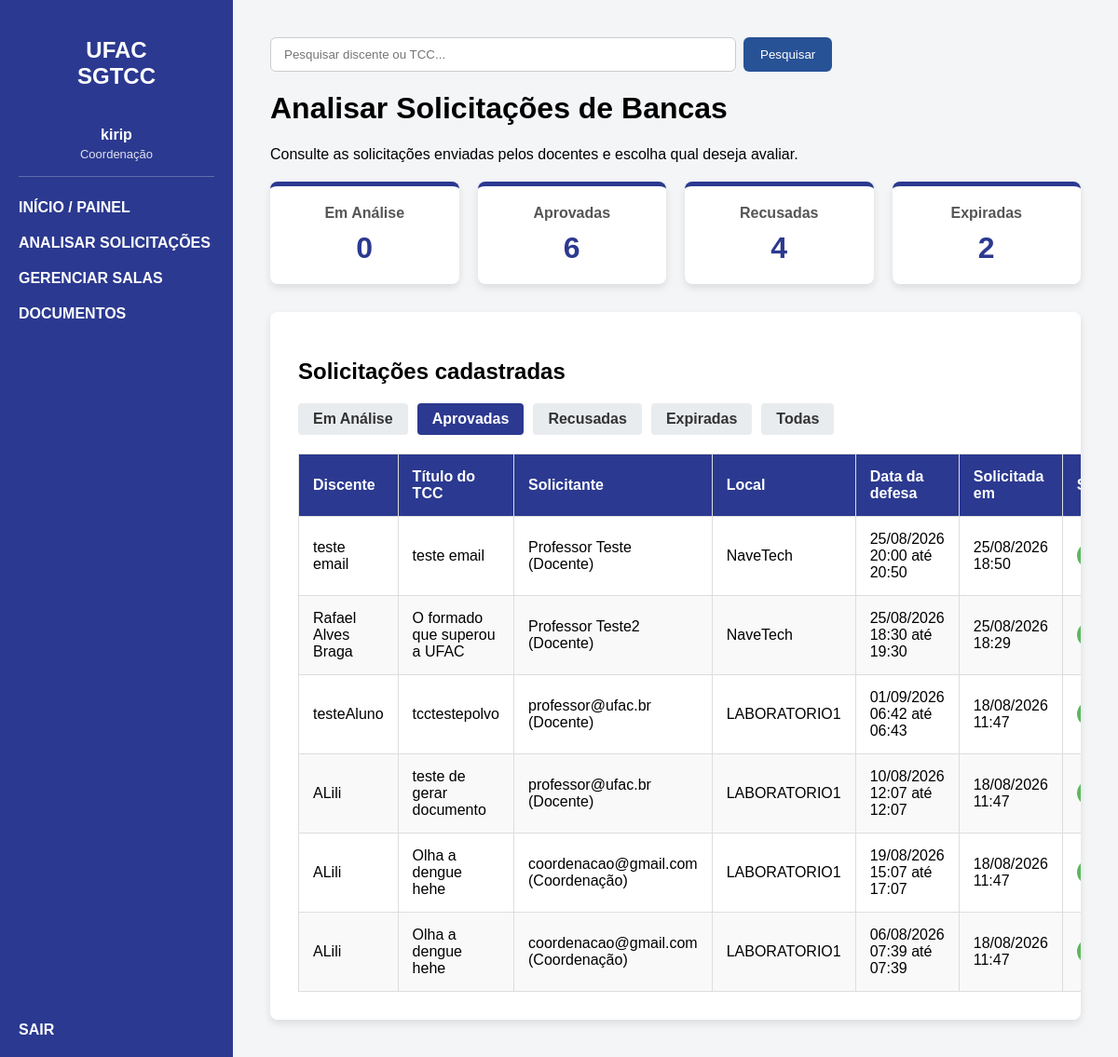
Before: /coordenacao/solicitacoes/?status=APROVADA (signed in) with the older database file.
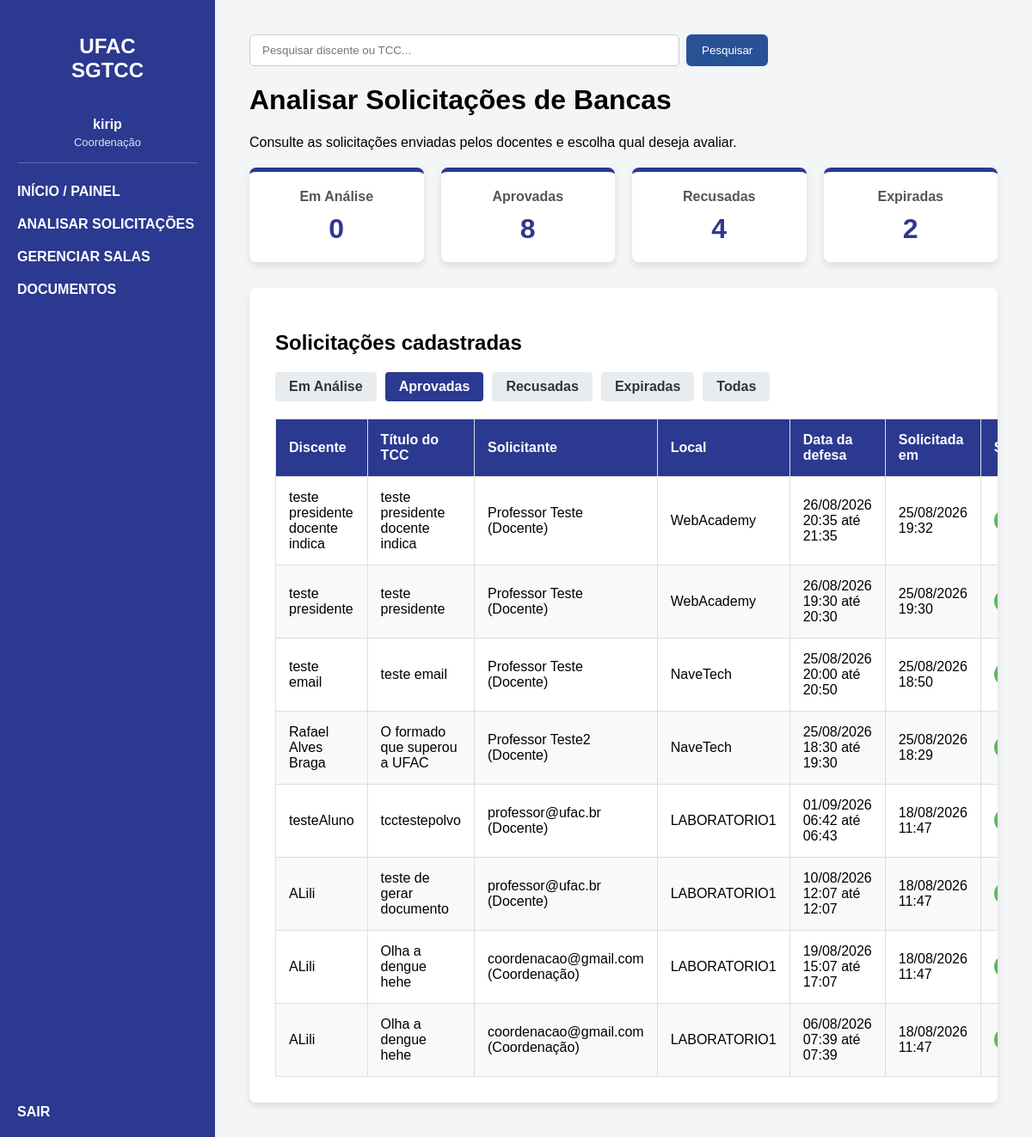
After: the same page with the newer database file.
### bancasapp/models.py (models this page shows, shortened)
class SolicitacaoAgendamento(models.Model):
    STATUS_SOLICITACAO = (
        ('EM_ANÁLISE', 'Em Análise'),
        ('APROVADA', 'Aprovada'),
        ('RECUSADA', 'Recusada'),
        ('EXPIRADA', 'Expirada'),
    )
    usuario_solicitante = models.ForeignKey(
        pUsuario,
        on_delete=models.CASCADE,
        related_name='solicitacoes_enviadas'
    )
    projeto_tcc = models.ForeignKey(
        ProjetoTCC,
        on_delete=models.CASCADE
    )
    espaco = models.ForeignKey(
        EspacoFisico,
        on_delete=models.PROTECT
    )
    opcao_data_inicio = models.DateTimeField()
    opcao_data_fim = models.DateTimeField()
    arquivo_tcc = models.FileField(
        upload_to='tcc/solicitacoes/%Y/%m/',
        validators=[
            FileExtensionValidator(
                allowed_extensions=['pdf']
            )
        ],
        blank=True,
        verbose_name='Arquivo do TCC'
    )
    status = models.CharField(
        max_length=15,
        choices=STATUS_SOLICITACAO,
        default='EM_ANÁLISE'
    )
    data_solicitacao = models.DateTimeField(
        default=timezone.now,
        editable=False
    )
    data_decisao = models.DateTimeField(
        null=True,
        blank=True,
        editable=False
    )
    decidida_por = models.ForeignKey(
        User,
        on_delete=models.SET_NULL,
        null=True,
        blank=True,
        related_name='solicitacoes_decididas',
        editable=False
    )
    motivo_decisao = models.TextField(
        blank=True
    )

class ProjetoTCC(models.Model):
    STATUS_TIPO = (
        ('EM_ANÁLISE', 'Em Análise'),
        ('APROVADO', 'Aprovado'),
        ('RECUSADA', 'Recusada'),
    )
    titulo = models.CharField(max_length=255)
    resumo = models.TextField()
    semestre_letivo = models.CharField(max_length=6)
    discente = models.ForeignKey(Discente, on_delete=models.CASCADE)
    status = models.CharField(max_length=15, choices=STATUS_TIPO, default='EM_ANÁLISE')

class Discente(models.Model):
    nome = models.CharField(max_length=255)
    matricula = models.CharField(max_length=11, unique=True)

class pUsuario(models.Model):
    Tipos_Perfil = (
        ('COORDENACAO', 'Coordenação'),
        ('DOCENTE', 'Docente'),
    )
    TITULACOES_ACADEMICAS = (
        ('PROF', 'Prof.'),
        ('PROFA', 'Profa.'),
        ('PROF_ESP', 'Prof. Esp.'),
        ('PROFA_ESP', 'Profa. Esp.'),
        ('PROF_ME', 'Prof. Me.'),
        ('PROFA_MA', 'Profa. Ma.'),
        ('PROF_DR', 'Prof. Dr.'),
        ('PROFA_DRA', 'Profa. Dra.'),
    )
    usuario = models.OneToOneField(
        User,
        on_delete=models.CASCADE
    )
    perfil = models.CharField(
        max_length=15,
        choices=Tipos_Perfil
    )
    titulacao = models.CharField(
        max_length=12,
        choices=TITULACOES_ACADEMICAS,
        blank=True,
        default='',
        verbose_name='Titulação acadêmica'
    )
    data_cadastro = models.DateTimeField(
        default=timezone.now,
        editable=False
    )
    data_confirmacao_email = models.DateTimeField(
        null=True,
        blank=True,
        editable=False,
        verbose_name='Data de confirmação do e-mail'
    )
    def __str__(self):
        nome_exibicao = (
            self.usuario.get_full_name().strip()
            or self.usuario.username
        )
        return (
            f'{nome_exibicao} '
            f'({self.get_perfil_display()})'
        )

class EspacoFisico(models.Model):
    nome = models.CharField(
        max_length=255
    )
    ativo = models.BooleanField(
        default=True
    )
    class Meta:
        ordering = ['nome']
        verbose_name = 'Espaço físico'
        verbose_name_plural = 'Espaços físicos'

### bancasapp/views.py (the view)
@coordenacao_required
def solicitacoes_coordenacao(request):
    expirar_solicitacoes_vencidas()
    status_atual = request.GET.get(
        'status',
        'EM_ANÁLISE'
    )
    status_permitidos = {
        'EM_ANÁLISE',
        'APROVADA',
        'RECUSADA',
        'EXPIRADA',
        'TODAS',
    }
    if status_atual not in status_permitidos:
        status_atual = 'EM_ANÁLISE'
    consulta = (
        SolicitacaoAgendamento.objects
        .select_related(
            'projeto_tcc',
            'projeto_tcc__discente',
            'espaco',
            'usuario_solicitante',
            'usuario_solicitante__usuario',
            'decidida_por',
        )
        .order_by(
            '-data_solicitacao',
            '-id'
        )
    )
    if status_atual != 'TODAS':
        consulta = consulta.filter(
            status=status_atual
        )
    paginador = Paginator(
        consulta,
        10
    )
    solicitacoes = paginador.get_page(
        request.GET.get('pagina')
    )
    contexto = {
        'solicitacoes': solicitacoes,
        'status_atual': status_atual,
        'total_pendentes': (
            SolicitacaoAgendamento.objects.filter(
                status='EM_ANÁLISE'
            ).count()
        ),
        'total_aprovadas': (
            SolicitacaoAgendamento.objects.filter(
                status='APROVADA'
            ).count()
        ),
        'total_recusadas': (
            SolicitacaoAgendamento.objects.filter(
                status='RECUSADA'
            ).count()
        ),
        'total_expiradas': (
            SolicitacaoAgendamento.objects.filter(
                status='EXPIRADA'
            ).count()
        ),
    }
    return render(
        request,
        'solicitacoes_coordenacao.html',
        contexto
    )

### bancasapp/permissions.py (called while the page is built)
def usuario_e_coordenacao(user):
    if not user.is_authenticated or not user.is_active:
        return False
    if user.is_superuser:
        return True
    return pUsuario.objects.filter(
        usuario=user,
        perfil='COORDENACAO'
    ).exists()

def coordenacao_required(view_func):
    @login_required(login_url='login')
    @wraps(view_func)
    def wrapper(request, *args, **kwargs):
        if usuario_e_coordenacao(request.user):
            return view_func(
                request,
                *args,
                **kwargs
            )
        messages.error(
            request,
            'Apenas a Coordenação pode realizar esta operação.'
        )
        return redirect('dashboard')
    return wrapper

### bancasapp/services.py (called while the page is built)
def expirar_solicitacoes_vencidas():
    return (
        SolicitacaoAgendamento.objects
        .filter(
            status='EM_ANÁLISE',
            opcao_data_inicio__lte=timezone.now(),
        )
        .update(
            status='EXPIRADA'
        )
    )

### templates/solicitacoes_coordenacao.html (shortened to what this page needs)
{% extends 'base.html' %}
{% block content %}
<div class="dashboard-header">
    <h1>Analisar Solicitações de Bancas</h1>
    <p>
        Consulte as solicitações enviadas pelos docentes
        e escolha qual deseja avaliar.
    </p>
</div>
<div class="dashboard-cards">
    <div class="card">
        <h3>Em Análise</h3>
        <p>{{ total_pendentes }}</p>
    </div>
    <div class="card">
        <h3>Aprovadas</h3>
        <p>{{ total_aprovadas }}</p>
    </div>
    <div class="card">
        <h3>Recusadas</h3>
        <p>{{ total_recusadas }}</p>
    </div>
    <div class="card">
        <h3>Expiradas</h3>
        <p>{{ total_expiradas }}</p>
    </div>
</div>
<div
    class="table-container"
    style="margin-top: 30px;"
>
    <h2>Solicitações cadastradas</h2>
    <div class="filter-menu">
        <a
            href="?status=EM_ANÁLISE"
            class="btn-filter {% if status_atual == 'EM_ANÁLISE' %}active{% endif %}"
        >
            Em Análise
        </a>
        <a
            href="?status=APROVADA"
            class="btn-filter {% if status_atual == 'APROVADA' %}active{% endif %}"
        >
            Aprovadas
        </a>
        <a
            href="?status=RECUSADA"
            class="btn-filter {% if status_atual == 'RECUSADA' %}active{% endif %}"
        >
            Recusadas
        </a>
        <a
            href="?status=EXPIRADA"
            class="btn-filter {% if status_atual == 'EXPIRADA' %}active{% endif %}"
        >
            Expiradas
        </a>
        <a
            href="?status=TODAS"
            class="btn-filter {% if status_atual == 'TODAS' %}active{% endif %}"
        >
            Todas
        </a>
    </div>
    {% if solicitacoes %}
        <table>
            <thead>
                <tr>
                    <th>Discente</th>
                    <th>Título do TCC</th>
                    <th>Solicitante</th>
                    <th>Local</th>
                    <th>Data da defesa</th>
                    <th>Solicitada em</th>
                    <th>Status</th>
                </tr>
            </thead>
            <tbody>
                {% for solicitacao in solicitacoes %}
                    <tr>
                        <td>
                            {{ solicitacao.projeto_tcc.discente.nome }}
                        </td>
                        <td>
                            {{ solicitacao.projeto_tcc.titulo }}
                        </td>
                        <td>
                            {{ solicitacao.usuario_solicitante }}
                        </td>
                        <td>
                            {{ solicitacao.espaco.nome }}
                        </td>
                        <td>
                            {{ solicitacao.opcao_data_inicio|date:"d/m/Y H:i" }}
                            até
                            {{ solicitacao.opcao_data_fim|date:"H:i" }}
                        </td>
                        <td>
                            {{ solicitacao.data_solicitacao|date:"d/m/Y H:i" }}
                        </td>
                        <td>
                            {% if solicitacao.status == 'EM_ANÁLISE' %}
                                <span class="status-badge status-analise">
                                    Em Análise
                                </span>
                            {% elif solicitacao.status == 'APROVADA' %}
                                <span class="status-badge status-aprovada">
                                </span>
                            {% elif solicitacao.status == 'RECUSADA' %}
                                <span class="status-badge status-recusada">
                                    Recusada
                                </span>
                            {% elif solicitacao.status == 'EXPIRADA' %}
                                <span class="status-badge status-expirada">
                                    Expirada
                                </span>
                            {% endif %}
                        </td>
                    </tr>
                {% endfor %}
            </tbody>
        </table>
    {% endif %}
</div>
{% endblock %}

Changed rows visible on the page:
added SolicitacaoAgendamento: projeto_tcc.discente.nome "teste presidente docente indica", projeto_tcc.titulo "teste presidente docente indica", usuario_solicitante "Professor Teste (Docente)", espaco.nome "WebAcademy", opcao_data_inicio "26/08/2026 20:35", opcao_data_fim "21:35", data_solicitacao "25/08/2026 19:32"
added SolicitacaoAgendamento: projeto_tcc.discente.nome "teste presidente", projeto_tcc.titulo "teste presidente", usuario_solicitante "Professor Teste (Docente)", espaco.nome "WebAcademy", opcao_data_inicio "26/08/2026 19:30", opcao_data_fim "20:30", data_solicitacao "25/08/2026 19:30"
Other visible differences:
{{ total_aprovadas }}: "6" → "8"
